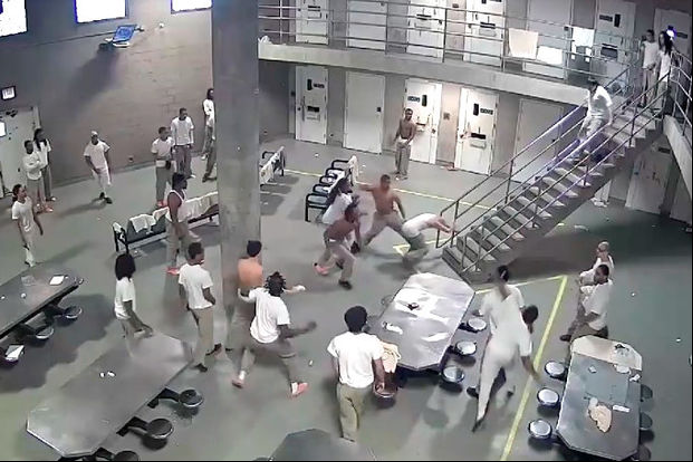
#> input picture fight.png, 693 x 462 px
$ python exam10.py
#> lines starting #> are read from the running program, lines starting #| are printed output that depends on the picture
import cv2
img = cv2.imread("fight.png")
#> img is the input picture: shape (462, 693, 3); mean B, G, R 131.8, 130.8, 131.2

edge_img = cv2.Canny(img,100,200)
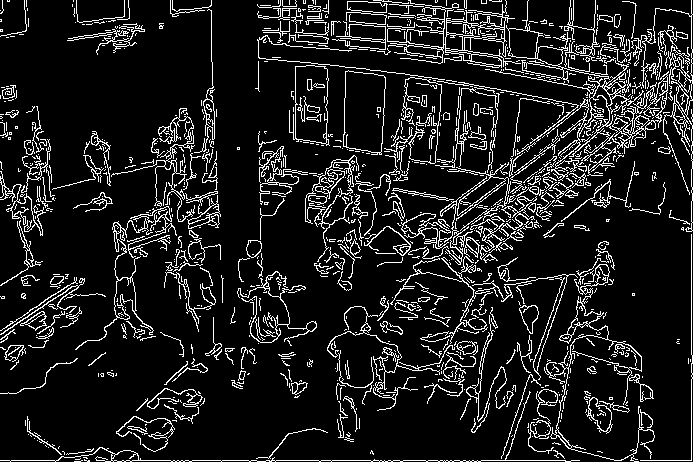
#> edge_img: shape (462, 693); 11.5% white in thin lines or dots
cv2.imshow("Detected Edges", edge_img)
cv2.waitKey(5000)

dimensions = img.shape
#> dimensions = (462, 693, 3)
print ('dimensions', dimensions)
#| dimensions (462, 693, 3)

rotationMatrix = cv2.getRotationMatrix2D(((462) / 2, (693) / 2), 60, .6)
rotatedImage = cv2.warpAffine(img, rotationMatrix, (462, 693))
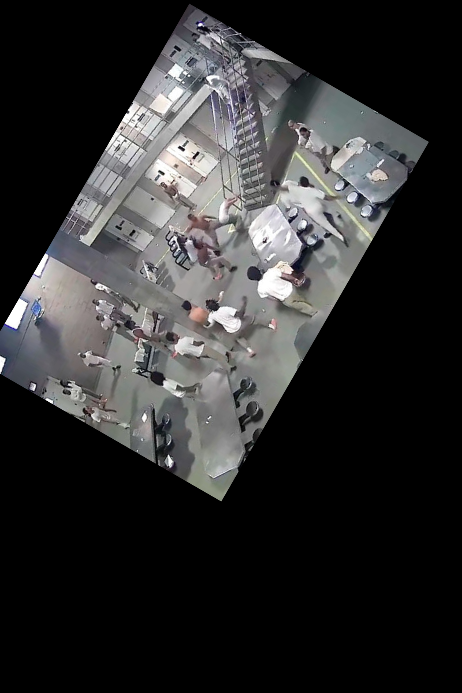
#> rotatedImage: shape (693, 462, 3); mean B, G, R 47.2, 46.9, 47
cv2.imshow('Rotated Image', rotatedImage)
cv2.waitKey(5000)

imagewithoutnoise = cv2.fastNlMeansDenoisingColored(img, None,10,10,7,21)
cv2.imshow("Detected Edges", imagewithoutnoise)
cv2.waitKey(5000)
